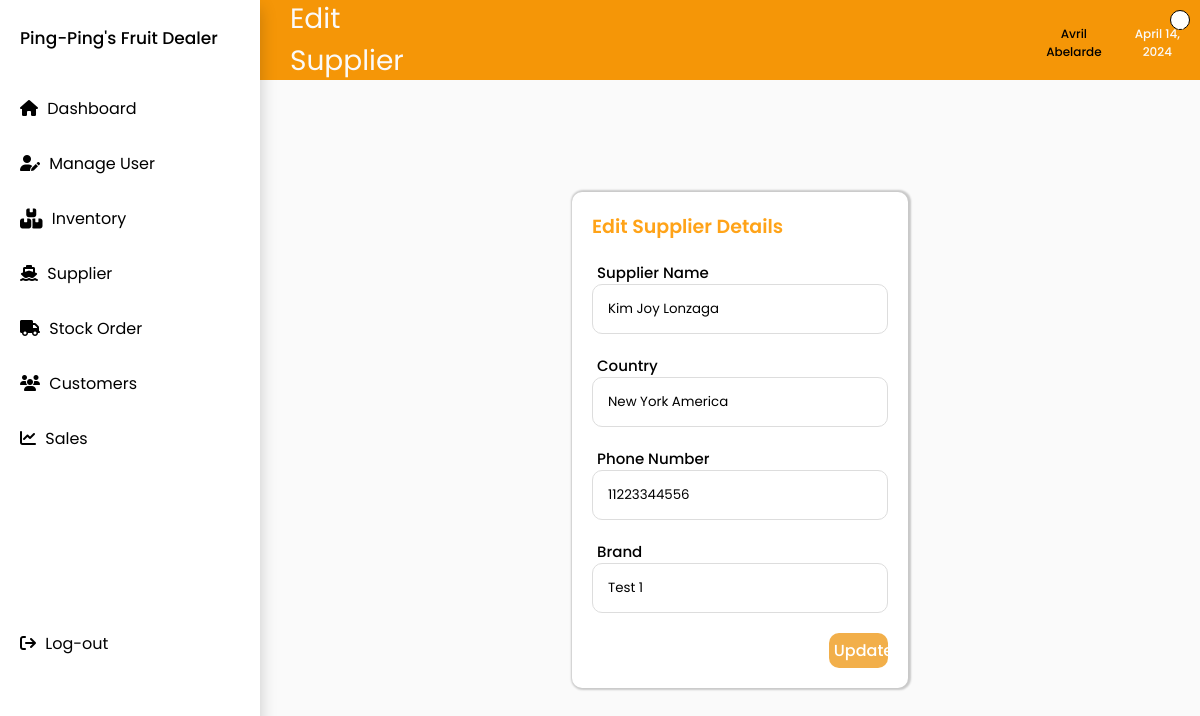
The page /editsupplier.php?id=1 on the database its author committed.
### tables this page shows
CREATE TABLE `suppliers` (
  `sup_id` int(50) UNSIGNED NOT NULL,
  `sup_name` varchar(50) NOT NULL,
  `sup_country` varchar(50) NOT NULL,
  `sup_num` varchar(11) NOT NULL,
  `sup_brand` varchar(50) NOT NULL
);

### editsupplier.php (the view, shortened to what this page needs)
<?php
include 'nav.php';
if ($_SERVER["REQUEST_METHOD"] == "GET" && isset($_GET['id'])) {
    $sup_id = $_GET['id'];
    $conn = new mysqli(DB_HOST, DB_USER, DB_PASS, DB_NAME);
    $stmt = $conn->prepare("SELECT * FROM suppliers WHERE sup_id = ?");
    $stmt->bind_param("i", $sup_id);
    $stmt->execute();
    $result = $stmt->get_result();
    if ($result->num_rows > 0) {
        $row = $result->fetch_assoc();
        $sup_name = $row['sup_name'];
        $sup_country = $row['sup_country'];
        $sup_num = $row['sup_num'];
        $sup_brand = $row['sup_brand'];
    } else {
        echo "Supplier not found";
        exit();
    }
} else {
    echo "Invalid request";
    exit();
}
?>
<!DOCTYPE html>
<html lang="en">
<head>
    <link rel="stylesheet" href="css/main.css">
</head>
<body>
<div class="top-nav">
    <h1>Edit Supplier</h1>
    <div class="user_and_date">
        <div class="dropdown">
            <div class="username">Avril Abelarde</div>
        </div>
        <div class="date">April 14, 2024</div>
    </div>
</div>
<div class="container">
    <form name="editSupplierForm" class="form" method="POST" action="editsupplier.php?id=<?php echo $sup_id; ?>"
        onsubmit="return validateForm()">
        <button class="close-btn" onclick="window.location.href='supplier.php'">&times;</button>
        <h4>Edit Supplier Details</h4>
        <div class="input-box">
            <label>Supplier Name</label>
            <input type="text" name="sup_name" value="<?php echo $sup_name; ?>" placeholder="Enter supplier name" required>
        </div>
        <div class="input-box">
            <label>Country</label>
            <input type="text" name="sup_country" value="<?php echo $sup_country; ?>" placeholder="Enter country" required>
        </div>
        <div class="input-box">
            <label>Phone Number</label>
            <input type="tel" name="sup_num" value="<?php echo $sup_num; ?>" placeholder="Enter phone number" required>
        </div>
        <div class="input-box">
            <label>Brand</label>
            <input type="text" name="sup_brand" value="<?php echo $sup_brand; ?>" placeholder="Enter brand" required>
        </div>
        <button type="submit">Update</button>
    </form>
</div>
</body>
</html>

### css/main.css (style rules this page uses)
* { padding: 0; margin: 0; box-sizing: border-box; font-family: 'Poppins', sans-serif; }
.container { display: flex; align-items: center; justify-content: center; min-height: 90vh; }

### editsupplier.php (style rules this page uses)
.top-nav { background-color:#F59607; width: auto; height: 80px; margin-left: 260px; display: flex; gap: 61.3%; align-items: center; flex-direction: row; }
h1 { font-size: 28px; font-weight: 400; color: #FAFAFA; margin-bottom: 20px; margin-top: 20px; margin-left: 15px; padding: 15px; }
.date { font-size: 12px; font-weight: 450; color: #FAFAFA; margin-bottom: 15px; text-align: center; }
.username { font-size: 12px; font-weight: 450; color: #000000; margin-bottom: 15px; text-align: center; cursor: pointer; }
.dropdown { position: relative; display: inline-block; gap: 5px; }
.user_and_date { display: flex; flex-direction: row; justify-content: space-between; margin-top: 20px; margin-left: 10px; margin-right: 10px; gap: 15px; }
.container { width: 80%; margin-left: 260px; }
.form { gap: 20px; padding: 20px; width: 35%; background: #FFFFFF; box-shadow: 1px 0 2px 2px rgba(0, 0, 0, 0.2); border-radius: 10px; display: flex; flex-direction: column; }
.input-box { display: flex; flex-direction: column; }
.input-box label { color: #000000; font-size: 15px; font-weight: 500; margin-left: 5px; }
.input-box input { border: 1px solid #ddd; border-radius: 10px; color: black; height: 50px; outline: none; padding: 0 15px; }
.input-box input:first-letter { text-transform: uppercase; }
button { background: #f2af4a; border: none; border-radius: 10px; color: #FFFFFF; cursor: pointer; font-size: 16px; font-weight: 500; margin-left: auto; outline: none; padding: 5px; width: 20%; }
h4 { color: #FFA318; font-size: 19px; font-weight: 600; margin: 0; }
.close-btn { position: absolute; top: 10px; right: 10px; width: 20px; height: 20px; background: #FFF; border: 1px solid #000; font-size: 14px; font-weight: bold; text-align: center; cursor: pointer; outline: none; }
body { font-family: Arial, sans-serif; margin: 0; padding: 0; background-color: #fafafa; }

### rows shown on the page
suppliers: sup_name "Kim Joy Lonzaga", sup_country "New York America", sup_num "11223344556", sup_brand "Test 1"
